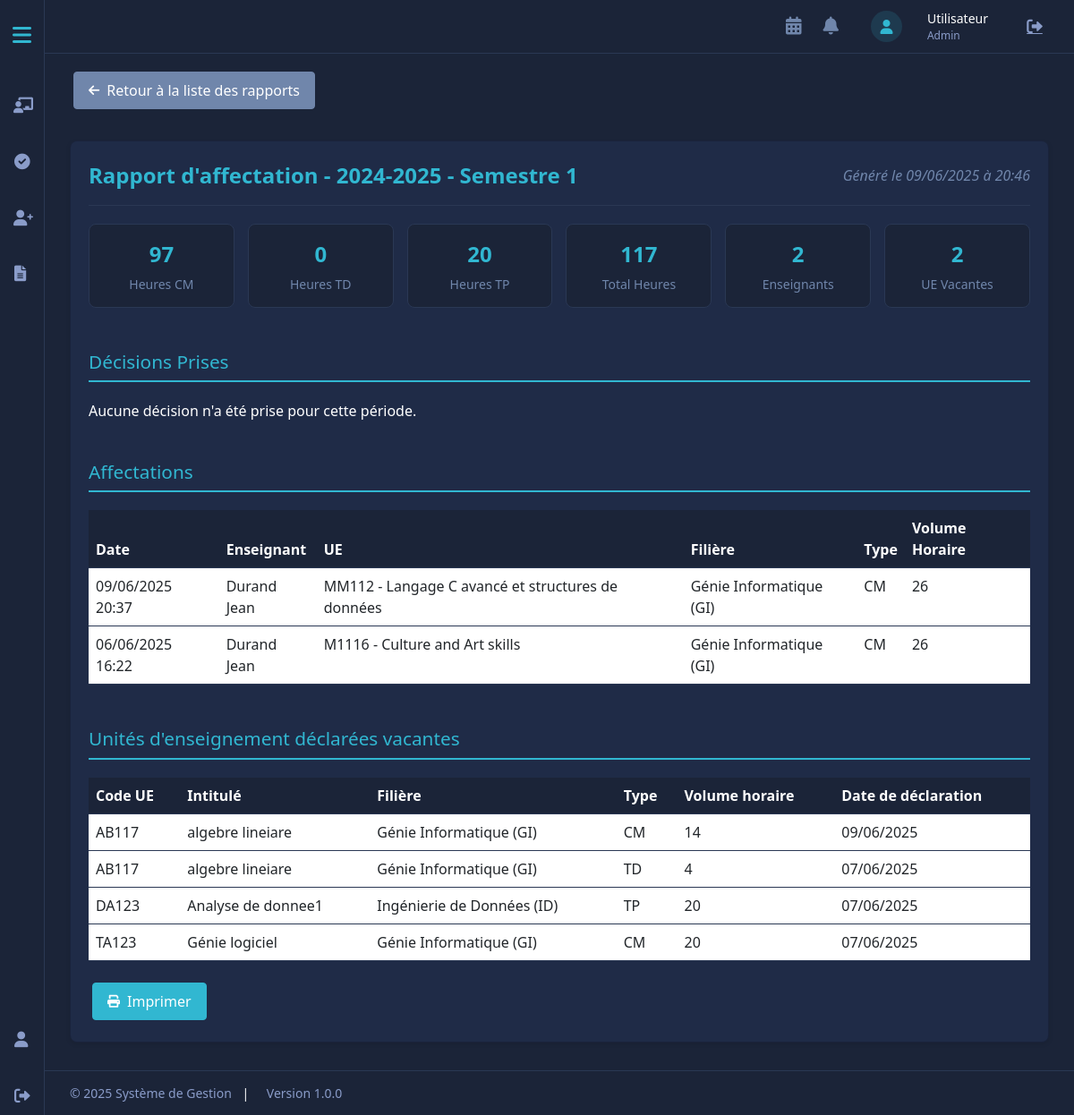
/projet_web_SF/chef_departement_interface/rapport_details.php?id=4 (signed in), run on the app's committed database.
### tables this page shows
CREATE TABLE `rapport_charge_departement` (
  `id` int(11) NOT NULL,
  `id_departement` int(11) NOT NULL,
  `annee_universitaire` varchar(10) NOT NULL,
  `semestre` int(11) NOT NULL,
  `total_heures_cm` float DEFAULT 0,
  `total_heures_td` float DEFAULT 0,
  `total_heures_tp` float DEFAULT 0,
  `total_heures` float DEFAULT 0,
  `nombre_enseignants` int(11) DEFAULT 0,
  `nombre_vacataires` int(11) DEFAULT 0,
  `date_generation` timestamp NOT NULL DEFAULT current_timestamp()
);

CREATE TABLE `historique_affectations` (
  `id` int(11) NOT NULL,
  `id_utilisateur` int(11) DEFAULT NULL,
  `nom_utilisateur` varchar(100) DEFAULT NULL,
  `role` enum('enseignant','coordonnateur','vacataire') NOT NULL,
  `id_unite_enseignement` int(11) DEFAULT NULL,
  `code_ue` varchar(20) DEFAULT NULL,
  `intitule_ue` varchar(100) DEFAULT NULL,
  `id_filiere` int(11) DEFAULT NULL,
  `nom_filiere` varchar(100) DEFAULT NULL,
  `id_departement` int(11) DEFAULT NULL,
  `nom_departement` varchar(100) DEFAULT NULL,
  `annee_universitaire` varchar(10) NOT NULL,
  `semestre` int(11) NOT NULL,
  `type_cours` enum('CM','TD','TP') NOT NULL,
  `volume_horaire` float NOT NULL,
  `statut` varchar(20) DEFAULT NULL,
  `date_affectation` timestamp NOT NULL DEFAULT current_timestamp(),
  `commentaire_chef` varchar(255) DEFAULT NULL
);

CREATE TABLE `utilisateurs` (
  `id` int(11) NOT NULL,
  `nom_utilisateur` varchar(50) NOT NULL,
  `email` varchar(100) NOT NULL,
  `mot_de_passe` varchar(255) NOT NULL,
  `prenom` varchar(50) NOT NULL,
  `nom` varchar(50) NOT NULL,
  `role` enum('admin','chef_departement','coordonnateur','enseignant','vacataire') NOT NULL,
  `specialite` varchar(100) DEFAULT NULL,
  `id_departement` int(11) DEFAULT NULL,
  `id_filiere` int(11) DEFAULT NULL,
  `date_creation` timestamp NOT NULL DEFAULT current_timestamp(),
  `date_modification` timestamp NOT NULL DEFAULT current_timestamp() ON UPDATE current_timestamp(),
  `derniere_connexion` timestamp NULL DEFAULT NULL,
  `actif` tinyint(1) DEFAULT 1,
  `date_changement_mdp` datetime DEFAULT NULL
);

CREATE TABLE `unites_enseignement` (
  `id` int(11) NOT NULL,
  `code` varchar(20) NOT NULL,
  `intitule` varchar(100) NOT NULL,
  `description` text DEFAULT NULL,
  `specialite` varchar(50) NOT NULL,
  `id_filiere` int(11) DEFAULT NULL,
  `id_departement` int(11) NOT NULL,
  `semestre` int(11) NOT NULL,
  `volume_horaire_cm` float DEFAULT 0,
  `volume_horaire_td` float DEFAULT 0,
  `volume_horaire_tp` float DEFAULT 0,
  `credits` int(11) NOT NULL,
  `annee_universitaire` varchar(10) NOT NULL,
  `id_responsable` int(11) DEFAULT NULL,
  `statut` enum('disponible','affecte','vacant') DEFAULT 'disponible',
  `date_creation` datetime DEFAULT current_timestamp(),
  `date_modification` datetime DEFAULT current_timestamp() ON UPDATE current_timestamp()
);

CREATE TABLE `filieres` (
  `id` int(11) NOT NULL,
  `nom` varchar(100) NOT NULL,
  `id_specialite` int(11) DEFAULT NULL,
  `description` text DEFAULT NULL,
  `id_coordonnateur` int(11) DEFAULT NULL,
  `date_creation` timestamp NOT NULL DEFAULT current_timestamp(),
  `id_departement` int(11) DEFAULT NULL
);

CREATE TABLE `unites_enseignement_vacantes` (
  `id` int(11) NOT NULL,
  `id_unite_enseignement` int(11) NOT NULL,
  `annee_universitaire` varchar(10) NOT NULL,
  `semestre` int(11) NOT NULL,
  `type_cours` enum('CM','TD','TP') NOT NULL,
  `volume_horaire` float NOT NULL,
  `date_declaration` timestamp NOT NULL DEFAULT current_timestamp(),
  `id_departement` int(11) DEFAULT NULL,
  `id_filiere` int(11) DEFAULT NULL
);

### projet_web_SF/chef_departement_interface/rapport_details.php (the view, shortened to what this page needs)
<?php
$pdo = connectDB();
$id_rapport = intval($_GET['id']);
$stmt = $pdo->prepare("
    SELECT * FROM rapport_charge_departement
    WHERE id = ?
");
$stmt->execute([$id_rapport]);
$rapport = $stmt->fetch(PDO::FETCH_ASSOC);
$stmt = $pdo->prepare("
    SELECT
        jd.*,
        u.nom as nom_decisionnaire,
        u.prenom as prenom_decisionnaire,
        CASE
            WHEN jd.type_entite = 'unite_enseignement' THEN ue.code
            WHEN jd.type_entite = 'utilisateur' THEN CONCAT(ut.nom, ' ', ut.prenom)
            WHEN jd.type_entite = 'voeux_professeurs' THEN CONCAT(ue.code, ' - ', f.nom)
            WHEN jd.type_entite = 'affectation' THEN CONCAT(ue.code, ' - ', f.nom)
            WHEN jd.type_entite = 'unite_vacante' THEN CONCAT(ue.code, ' - ', f.nom)
            ELSE jd.id_entite
        END as entite_concernee,
        CASE
            WHEN jd.type_entite = 'unite_enseignement' THEN ue.intitule
            WHEN jd.type_entite = 'utilisateur' THEN ut.role
            WHEN jd.type_entite IN ('voeux_professeurs', 'affectation', 'unite_vacante') THEN jd.commentaire
            ELSE jd.type_entite
        END as details_entite
    FROM journal_decisions jd
    LEFT JOIN utilisateurs u ON jd.id_utilisateur_decision = u.id
    LEFT JOIN unites_enseignement ue ON
        (jd.type_entite = 'unite_enseignement' AND jd.id_entite = ue.id) OR
        (jd.type_entite IN ('voeux_professeurs', 'affectation', 'unite_vacante') AND
         EXISTS (SELECT 1 FROM voeux_professeurs vp WHERE vp.id = jd.id_entite AND vp.id_ue = ue.id))
    LEFT JOIN utilisateurs ut ON jd.type_entite = 'utilisateur' AND jd.id_entite = ut.id
    LEFT JOIN filieres f ON
        (jd.type_entite IN ('voeux_professeurs', 'affectation', 'unite_vacante') AND
         EXISTS (SELECT 1 FROM voeux_professeurs vp WHERE vp.id = jd.id_entite AND vp.id_filiere = f.id))
    WHERE jd.id_utilisateur_decision = ?
    AND jd.date_decision BETWEEN CONCAT(SUBSTRING(?, 1, 4), '-09-01') AND CONCAT(SUBSTRING(?, 6, 4), '-08-31')
    ORDER BY jd.date_decision DESC
");
$stmt->execute([$_SESSION['user_id'], $rapport['annee_universitaire'], $rapport['annee_universitaire']]);
$decisions = $stmt->fetchAll(PDO::FETCH_ASSOC);
$stmt = $pdo->prepare("
    SELECT
        ha.*,
        u.nom as nom_enseignant, u.prenom as prenom_enseignant,
        ue.code as code_ue, ue.intitule as intitule_ue,
        f.nom as nom_filiere
    FROM historique_affectations ha
    JOIN utilisateurs u ON ha.id_utilisateur = u.id
    JOIN unites_enseignement ue ON ha.id_unite_enseignement = ue.id
    JOIN filieres f ON ha.id_filiere = f.id
    WHERE ha.id_departement = ?
    AND ha.annee_universitaire = ?
    AND ha.semestre = ?
    AND (
        (YEAR(ha.date_affectation) = ? AND MONTH(ha.date_affectation) >= 9)  -- Affectations de septembre à décembre
        OR
        (YEAR(ha.date_affectation) = ? AND MONTH(ha.date_affectation) <= 8)  -- Affectations de janvier à août
    )
    ORDER BY ha.date_affectation DESC
");
$annee_debut = substr($rapport['annee_universitaire'], 0, 4);
$annee_fin = substr($rapport['annee_universitaire'], 5, 4);
$stmt->execute([$rapport['id_departement'], $rapport['annee_universitaire'], $rapport['semestre'], $annee_debut, $annee_fin]);
$affectations = $stmt->fetchAll(PDO::FETCH_ASSOC);
$stmt = $pdo->prepare("
    SELECT
        ue.code, ue.intitule,
        f.nom as nom_filiere,
        uev.type_cours, uev.volume_horaire,
        uev.date_declaration
    FROM unites_enseignement_vacantes uev
    JOIN unites_enseignement ue ON uev.id_unite_enseignement = ue.id
    JOIN filieres f ON uev.id_filiere = f.id
    WHERE uev.id_departement = ?
    AND uev.semestre = ?
    ORDER BY ue.code, f.nom
");
$stmt->execute([$rapport['id_departement'], $rapport['semestre']]);
$details_vacants = $stmt->fetchAll(PDO::FETCH_ASSOC);
include 'header.php';
?>
<div class="main-container">
    <div class="content">
        <div class="container-fluid">
            <a href="generations_rapports_decisions.php" class="btn btn-secondary no-print" style="margin-bottom: 20px;">
                <i class="fas fa-arrow-left"></i> Retour à la liste des rapports
            </a>
            <div class="card">
                <div class="rapport-header">
                    <div class="rapport-title">
                        Rapport d'affectation - <?= htmlspecialchars($rapport['annee_universitaire']) ?> - Semestre <?= htmlspecialchars($rapport['semestre']) ?>
                    </div>
                    <div class="rapport-date">
                        Généré le <?= date('d/m/Y à H:i', strtotime($rapport['date_generation'])) ?>
                    </div>
                </div>
                <div class="stats-summary">
                    <div class="stat-item">
                        <div class="stat-value"><?= $rapport['total_heures_cm'] ?></div>
                        <div class="stat-label">Heures CM</div>
                    </div>
                    <div class="stat-item">
                        <div class="stat-value"><?= $rapport['total_heures_td'] ?></div>
                        <div class="stat-label">Heures TD</div>
                    </div>
                    <div class="stat-item">
                        <div class="stat-value"><?= $rapport['total_heures_tp'] ?></div>
                        <div class="stat-label">Heures TP</div>
                    </div>
                    <div class="stat-item">
                        <div class="stat-value"><?= $rapport['total_heures'] ?></div>
                        <div class="stat-label">Total Heures</div>
                    </div>
                    <div class="stat-item">
                        <div class="stat-value"><?= $rapport['nombre_enseignants'] ?></div>
                        <div class="stat-label">Enseignants</div>
                    </div>
                    <div class="stat-item">
                        <div class="stat-value"><?= $rapport['nombre_vacataires'] ?></div>
                        <div class="stat-label">UE Vacantes</div>
                    </div>
                </div>
                <div class="section-title">Décisions Prises</div>
                <?php if (empty($decisions)): ?>
                    <p>Aucune décision n'a été prise pour cette période.</p>
                <?php endif; ?>
                <div class="section-title">Affectations</div>
                <div class="table-responsive">
                    <table class="table">
                        <thead>
                            <tr>
                                <th>Date</th>
                                <th>Enseignant</th>
                                <th>UE</th>
                                <th>Filière</th>
                                <th>Type</th>
                                <th>Volume Horaire</th>
                            </tr>
                        </thead>
                        <tbody>
                            <?php foreach ($affectations as $affectation): ?>
                                <tr>
                                    <td><?= date('d/m/Y H:i', strtotime($affectation['date_affectation'])) ?></td>
                                    <td><?= htmlspecialchars($affectation['nom_enseignant'] . ' ' . $affectation['prenom_enseignant']) ?></td>
                                    <td><?= htmlspecialchars($affectation['code_ue'] . ' - ' . $affectation['intitule_ue']) ?></td>
                                    <td><?= htmlspecialchars($affectation['nom_filiere']) ?></td>
                                    <td><?= htmlspecialchars($affectation['type_cours']) ?></td>
                                    <td><?= $affectation['volume_horaire'] ?></td>
                                </tr>
                            <?php endforeach; ?>
                        </tbody>
                    </table>
                </div>
                <div class="section-title">Unités d'enseignement déclarées vacantes</div>
                <?php if (empty($details_vacants)): ?>
                    <p>Aucune unité d'enseignement n'a été déclarée vacante pour cette période.</p>
                <?php else: ?>
                    <div class="table-responsive">
                        <table class="table">
                            <thead>
                                <tr>
                                    <th>Code UE</th>
                                    <th>Intitulé</th>
                                    <th>Filière</th>
                                    <th>Type</th>
                                    <th>Volume horaire</th>
                                    <th>Date de déclaration</th>
                                </tr>
                            </thead>
                            <tbody>
                                <?php foreach ($details_vacants as $vacant): ?>
                                    <tr>
                                        <td><?= htmlspecialchars($vacant['code']) ?></td>
                                        <td><?= htmlspecialchars($vacant['intitule']) ?></td>
                                        <td><?= htmlspecialchars($vacant['nom_filiere']) ?></td>
                                        <td><?= htmlspecialchars($vacant['type_cours']) ?></td>
                                        <td><?= $vacant['volume_horaire'] ?></td>
                                        <td><?= date('d/m/Y', strtotime($vacant['date_declaration'])) ?></td>
                                    </tr>
                                <?php endforeach; ?>
                            </tbody>
                        </table>
                    </div>
                <?php endif; ?>
                <div class="print-button">
                    <button class="btn btn-primary no-print" onclick="window.print()">
                        <i class="fas fa-print"></i> Imprimer
                    </button>
                </div>
            </div>
        </div>
    </div>
</div>

### projet_web_SF/chef_departement_interface/header.php (style rules this page uses)
:root { --primary-bg: #1B2438; --secondary-bg: #1F2B47; --accent-color: #31B7D1; --text-color: #FFFFFF; --text-muted: #7086AB; --border-color: #2A3854; --header-bg: var(--secondary-bg); --top-nav-height: 60px; --footer-height: 50px; --sidebar-width-collapsed: 50px; --sidebar-width-expanded: 250px; --spacing-xs: 0.25rem; --spacing-sm: 0.5rem; --spacing-md: 1rem; --spacing-lg: 1.5rem; --spacing-xl: 2rem; --content-padding: var(--spacing-md); --section-margin: var(--spacing-md); --card-padding: var(--spacing-md); --form-spacing: var(--spacing-md); }
* { margin: 0; padding: 0; box-sizing: border-box; }
body { background-color: var(--primary-bg); color: var(--text-color); font-family: system-ui, -apple-system, "Segoe UI", Roboto, sans-serif; min-height: 100vh; display: flex; flex-direction: column; }
.container-fluid { width: 100%; }
.main-container { margin-left: var(--sidebar-width-collapsed); padding-top: var(--top-nav-height); padding-bottom: var(--footer-height); flex: 1; min-height: 100vh; transition: margin-left 0.3s ease; overflow-y: auto; }
.content { padding: var(--content-padding); min-height: calc(100vh - var(--top-nav-height) - var(--footer-height)); }
.card { margin-bottom: var(--section-margin); padding: var(--card-padding); }
.table { margin-bottom: var(--spacing-lg); }
.btn { padding: var(--spacing-sm) var(--spacing-md); margin: var(--spacing-xs); }

### projet_web_SF/chef_departement_interface/rapport_details.php (style rules this page uses)
.card { background: var(--secondary-bg); border-radius: 8px; box-shadow: 0 2px 5px rgba(0,0,0,0.1); margin: 15px 0; padding: 20px; color: var(--text-color); }
.rapport-header { display: flex; justify-content: space-between; align-items: center; margin-bottom: 20px; padding-bottom: 15px; border-bottom: 1px solid var(--border-color); }
.rapport-title { font-size: 1.5em; font-weight: bold; color: var(--accent-color); }
.rapport-date { font-style: italic; color: var(--text-muted); }
.stats-summary { display: flex; flex-wrap: wrap; gap: 15px; margin-bottom: 20px; }
.stat-item { background: var(--primary-bg); padding: 15px; border-radius: 8px; flex: 1; min-width: 150px; text-align: center; border: 1px solid var(--border-color); }
.stat-value { font-size: 24px; font-weight: bold; color: var(--accent-color); margin-bottom: 5px; }
.stat-label { font-size: 14px; color: var(--text-muted); }
.section-title { font-size: 1.3em; margin: 25px 0 20px; color: var(--accent-color); border-bottom: 2px solid var(--accent-color); padding-bottom: 5px; }
.table { color: var(--text-color); margin-bottom: 20px; }
.table thead th { background-color: var(--primary-bg); color: var(--text-color); border-color: var(--border-color); }
.table td { border-color: var(--border-color); }
.btn { display: inline-flex; align-items: center; gap: 8px; padding: 8px 16px; border-radius: 4px; font-weight: 500; transition: all 0.2s; }
.btn i { font-size: 14px; }
.btn-primary { background-color: var(--accent-color); border-color: var(--accent-color); }
.btn-secondary { background-color: var(--text-muted); border-color: var(--text-muted); }

### data on the page
rapport_charge_departement: annee_universitaire "2024-2025", semestre "1", date_generation "09/06/2025 à 20:46", total_heures_cm "97", total_heures_td "0", total_heures_tp "20", total_heures "117", nombre_enseignants "2", nombre_vacataires "2"
historique_affectations: date_affectation "09/06/2025 20:37", id_utilisateur.prenom "Durand Jean", unites_enseignement.code+intitule "MM112 - Langage C avancé et structures de données", id_filiere.nom "Génie Informatique (GI)", type_cours "CM", volume_horaire "26"
historique_affectations: date_affectation "06/06/2025 16:22", id_utilisateur.prenom "Durand Jean", unites_enseignement.code+intitule "M1116 - Culture and Art skills", id_filiere.nom "Génie Informatique (GI)", type_cours "CM", volume_horaire "26"
unites_enseignement_vacantes: id_unite_enseignement.code "AB117", id_unite_enseignement.intitule "algebre lineiare", id_filiere.nom "Génie Informatique (GI)", type_cours "CM", volume_horaire "14", date_declaration "09/06/2025"
unites_enseignement_vacantes: id_unite_enseignement.code "AB117", id_unite_enseignement.intitule "algebre lineiare", id_filiere.nom "Génie Informatique (GI)", type_cours "TD", volume_horaire "4", date_declaration "07/06/2025"
unites_enseignement_vacantes: id_unite_enseignement.code "DA123", id_unite_enseignement.intitule "Analyse de donnee1", id_filiere.nom "Ingénierie de Données (ID)", type_cours "TP", volume_horaire "20", date_declaration "07/06/2025"
unites_enseignement_vacantes: id_unite_enseignement.code "TA123", id_unite_enseignement.intitule "Génie logiciel", id_filiere.nom "Génie Informatique (GI)", type_cours "CM", volume_horaire "20", date_declaration "07/06/2025"

### other printed values
$user_fullname "Utilisateur"
$_SESSION['role'] "Admin"
